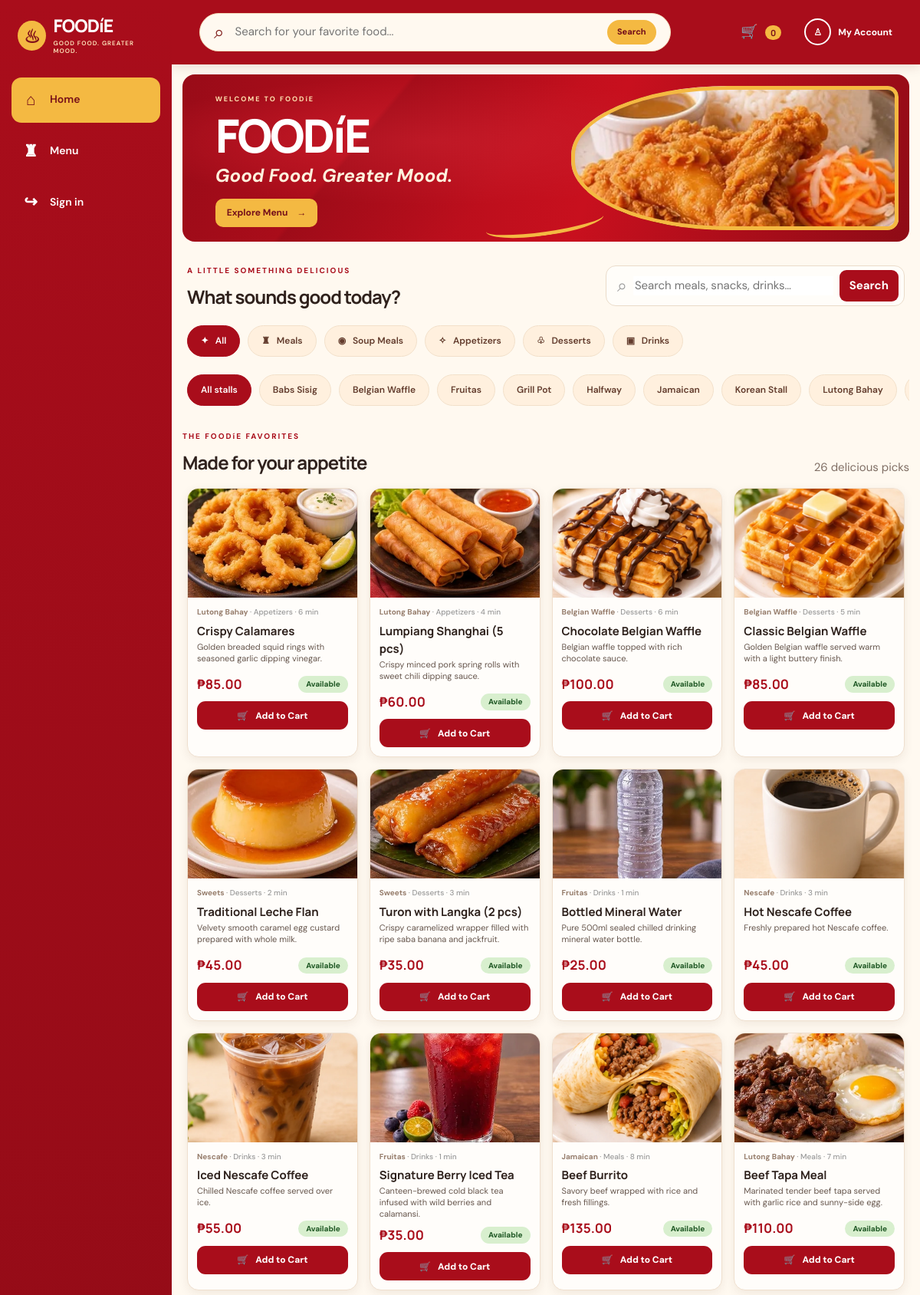
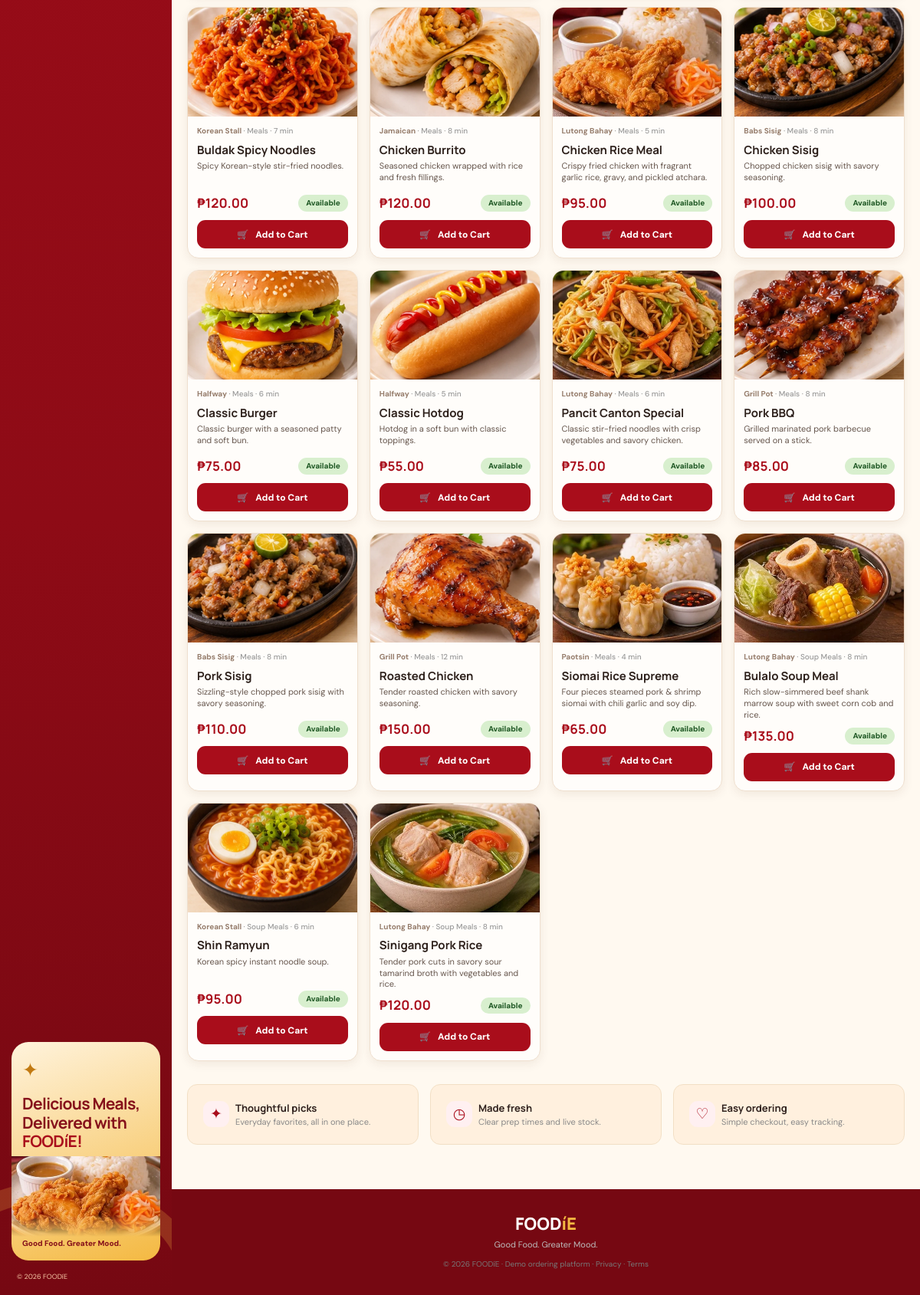
The page / on the database its author committed (2 pictures, top to bottom).
### tables this page shows
CREATE TABLE stalls(
        id INTEGER PRIMARY KEY AUTOINCREMENT,
        name TEXT NOT NULL UNIQUE,
        slug TEXT NOT NULL UNIQUE,
        status TEXT NOT NULL DEFAULT 'Open' CHECK(status IN ('Open','Temporarily Unavailable','Closed','Busy')),
        description TEXT,
        created_at TEXT NOT NULL
    );

### app.py (the view)
@app.get('/')
def home():
    import multi_stall
    search=request.args.get('q','').strip(); cat=request.args.get('category','All'); stall_filter=request.args.get('stall','').strip()
    c=model.db()
    stall_list=multi_stall.list_stalls(c,active_only=True)
    c.close()
    open_ids={x['id'] for x in stall_list}
    items=[x for x in model.menu(search,cat) if x['available'] and x['stock']>0 and x['stall_id'] in open_ids]
    if stall_filter:
        try: items=[x for x in items if x['stall_id']==int(stall_filter)]
        except ValueError: items=[]
    c=model.db()
    for item in items:
        row=c.execute('SELECT name,status FROM stalls WHERE id=?',(item['stall_id'],)).fetchone()
        item['stall_name']=row['name'] if row else 'Unassigned'
        item['stall_status']=row['status'] if row else 'Unavailable'
    c.close()
    return render_template('home.html',items=items,categories=model.categories(),search=search,category=cat,stalls=stall_list,stall_filter=stall_filter)

### app.py (called while the page is built)
@app.after_request
def security_headers(response):
    response.headers.setdefault('X-Content-Type-Options','nosniff')
    response.headers.setdefault('X-Frame-Options','DENY')
    response.headers.setdefault('Referrer-Policy','strict-origin-when-cross-origin')
    response.headers.setdefault('Permissions-Policy','camera=(), microphone=(), geolocation=()')
    response.headers.setdefault('Content-Security-Policy', "default-src 'self' 'unsafe-inline' data:; img-src 'self' data: https:; font-src 'self' data:; object-src 'none'; base-uri 'self'; frame-ancestors 'none'")
    return response

def create_daily_backup():
    if os.environ.get('FOODIE_AUTO_BACKUP','1') != '1': return
    backup_dir=BASE/'backups'; backup_dir.mkdir(exist_ok=True)
    target=backup_dir/f'foodie-backup-{model.datetime.now().strftime("%Y%m%d")}.db'
    if target.exists(): return
    source=None; dest=None
    try:
        source=model.db(); dest=sqlite3.connect(str(target)); source.backup(dest)
        app.logger.info('Daily SQLite backup created: %s',target.name)
        old=sorted(backup_dir.glob('foodie-backup-*.db'),key=lambda x:x.stat().st_mtime,reverse=True)
        for item in old[7:]: item.unlink(missing_ok=True)
    except Exception:
        app.logger.exception('Daily SQLite backup failed')
        if target.exists(): target.unlink(missing_ok=True)
    finally:
        if dest: dest.close()
        if source: source.close()

@app.before_request
def setup():
    model.init_db()
    create_daily_backup()
    if 'csrf' not in session: session['csrf'] = secrets.token_urlsafe(24)

@app.context_processor
def inject():
    cart = session.get('cart', {})
    user=session.get('user')
    unread=0
    if user:
        c=model.db(); unread=c.execute('SELECT COUNT(*) FROM user_notifications WHERE user_id=? AND read_at IS NULL',(user['id'],)).fetchone()[0]; c.close()
    return {'current_user': user, 'cart_count': sum(int(v) for v in cart.values()), 'csrf_token': session.get('csrf'), 'admin_setup_available': not model.has_admin(), 'notification_count': unread}

def csrf_check():
    if request.method == 'POST' and not secrets.compare_digest(request.form.get('csrf_token',''), session.get('csrf','')):
        abort(400, 'Invalid form token. Refresh and try again.')

### model.py (called while the page is built)
def db():
    c = sqlite3.connect(DB_NAME, timeout=15)
    c.row_factory = sqlite3.Row
    c.execute('PRAGMA foreign_keys=ON')
    c.execute('PRAGMA journal_mode=WAL')
    return c

### frontend/templates/home.html
{% extends 'base.html' %}{% block title %}FOODíE — Good Food. Greater Mood.{% endblock %}{% block content %}
<section class="hero">
  <div class="hero-copy">
    <span class="eyebrow">WELCOME TO FOODíE</span>
    <h1 class="hero-logo">FOODíE</h1>
    <p class="hero-tagline">Good Food. Greater Mood.</p>
    <a class="button white-button" href="#menu">Explore Menu <span>→</span></a>
  </div>
  <div class="hero-photo"><img src="{{ url_for('static',filename='images/products/1.webp') }}" alt="Freshly prepared chicken rice meal"></div>
  <span class="hero-gold-swoosh"></span>
</section>
<div class="intro-row"><div><span class="eyebrow red">A LITTLE SOMETHING DELICIOUS</span><h2>What sounds good today?</h2></div><form class="search" method="get"><span>⌕</span><input name="q" value="{{ search }}" placeholder="Search meals, snacks, drinks…"><button>Search</button></form></div>
<div class="categories"><a class="chip {{ 'active' if category=='All' else '' }}" href="{{ url_for('home') }}">✦ &nbsp; All</a>{% for c in categories %}<a class="chip {{ 'active' if category==c else '' }}" href="{{ url_for('home',category=c) }}">{{ {'Meals':'♜','Soup Meals':'◉','Appetizers':'✧','Desserts':'♧','Drinks':'▣'}.get(c,'•') }} &nbsp; {{ c }}</a>{% endfor %}</div>
<div class="categories stall-categories"><a class="chip {{ 'active' if not stall_filter else '' }}" href="{{ url_for('home',category=category,q=search) }}">All stalls</a>{% for st in stalls %}<a class="chip {{ 'active' if stall_filter|string==st.id|string else '' }}" href="{{ url_for('home',stall=st.id,category=category,q=search) }}">{{ st.name }}</a>{% endfor %}</div>
<section id="menu"><div class="section-heading"><div><span class="eyebrow red">THE FOODíE FAVORITES</span><h2>{% if search %}Search results{% elif category!='All' %}{{ category }}{% else %}Made for your appetite{% endif %}</h2></div><span class="muted">{{ items|length }} delicious picks</span></div><div class="product-grid">{% for p in items %}<article class="product-card"><div class="product-photo"><img src="{{ url_for('static',filename='images/products/' ~ p.id ~ '.webp') }}" onerror="this.onerror=null;this.src='{{ url_for('static',filename='images/products/1.webp') }}'" alt="{{ p.name }}" loading="lazy"></div><div class="product-info"><div class="product-meta">{{ p.stall_name }} <span>· {{ p.category }} · {{ p.prep_time }} min{% if p.stall_status=='Busy' %} · Busy: preparation may take longer{% endif %}</span></div><h3>{{ p.name }}</h3><p>{{ p.description }}</p><div class="product-price-row"><strong>₱{{ '%.2f'|format(p.price) }}</strong><span class="availability">Available</span></div><form class="product-add-form" method="post" action="{{ url_for('cart_add',item_id=p.id) }}"><input type="hidden" name="csrf_token" value="{{ csrf_token }}"><button class="add-button" aria-label="Add {{ p.name }} to cart">🛒 <span>Add to Cart</span></button></form></div></article>{% else %}<div class="empty-state">No matching dishes yet. Try another search.</div>{% endfor %}</div></section>
<section class="promise"><div><span class="promise-icon">✦</span><b>Thoughtful picks</b><small>Everyday favorites, all in one place.</small></div><div><span class="promise-icon">◷</span><b>Made fresh</b><small>Clear prep times and live stock.</small></div><div><span class="promise-icon">♡</span><b>Easy ordering</b><small>Simple checkout, easy tracking.</small></div></section>{% endblock %}

### frontend/templates/base.html (shortened to what this page needs)
<!doctype html>
<html lang="en">
<head>
  <link rel="stylesheet" href="{{ url_for('static',filename='css/style.css') }}?v=20261127-4">
</head>
<body>
<div class="app-shell">
  <aside class="sidebar">
    <a class="brand" href="{{ url_for('home') }}"><span class="brand-mark">♨</span><span>FOOD<span class="brand-accent">íE</span><small>GOOD FOOD. GREATER MOOD.</small></span></a>
    <nav class="side-nav" aria-label="Main navigation">
      {% if current_user and current_user.role=='staff' %}
      <a class="side-link selected" href="{{ url_for('staff') }}"><span>▣</span>Work Dashboard</a>
      {% else %}
      <a class="side-link {{ 'selected' if request.endpoint=='home' else '' }}" href="{{ url_for('home') }}"><span>⌂</span>Home</a>
      <a class="side-link" href="{{ url_for('home') }}#menu"><span>♜</span>Menu</a>
      {% if current_user %}<a class="side-link {{ 'selected' if request.endpoint=='history' or request.endpoint=='order_detail' else '' }}" href="{{ url_for('history') }}"><span>▤</span>My Orders</a><a class="side-link {{ 'selected' if request.endpoint=='account' else '' }}" href="{{ url_for('account') }}"><span>⚙</span>Settings</a>{% if current_user.role=='admin' %}<a class="side-link {{ 'selected' if request.endpoint=='admin' else '' }}" href="{{ url_for('admin') }}"><span>▦</span>Admin</a>{% endif %}{% else %}<a class="side-link" href="{{ url_for('login') }}"><span>↪</span>Sign in</a>{% endif %}
      {% endif %}
    </nav>
    {% if not current_user or current_user.role!='staff' %}<div class="sidebar-promo"><span class="promo-spark">✦</span><h3>Delicious Meals,<br>Delivered with <b>FOODíE!</b></h3><div class="promo-food"><img src="{{ url_for('static',filename='images/products/1.webp') }}" alt="FOODíE featured chicken meal"></div><small>Good Food. Greater Mood.</small></div>
    {% endif %}<div class="sidebar-foot">© 2026 FOODíE</div>
  </aside>
  <div class="main-shell">
    <header class="topbar">
      {% if not current_user or current_user.role!='staff' %}<form class="top-search" method="get" action="{{ url_for('home') }}"><span>⌕</span><input name="q" placeholder="Search for your favorite food..." value="{{ request.args.get('q','') }}" aria-label="Search food"><button type="submit">Search</button></form>{% else %}<div class="top-search staff-top-label">STAFF WORKSPACE · CUSTOMER ORDER OPERATIONS</div>{% endif %}
      <div class="top-actions">{% if current_user %}<a class="account-link" href="{{ url_for('notification_center') }}">🔔{% if notification_count %}<b>{{ notification_count }}</b>{% endif %}<span>Notifications</span></a>{% endif %}{% if not current_user or current_user.role!='staff' %}<a class="cart-link" href="{{ url_for('cart') }}" aria-label="Shopping cart">🛒 <b>{{ cart_count }}</b></a>{% endif %}{% if current_user %}{% if current_user.role!='staff' %}<a class="account-link" href="{{ url_for('account') }}"><span class="account-avatar">{{ current_user.name[:1]|upper }}</span><span>My Account</span></a>{% endif %}<form method="post" action="{{ url_for('logout') }}" class="inline"><input type="hidden" name="csrf_token" value="{{ csrf_token }}"><button class="link-button">Sign out</button></form>{% else %}<a class="account-link" href="{{ url_for('login') }}"><span class="account-avatar">♙</span><span>My Account</span></a>{% endif %}</div>
    </header>
    <main class="page">
      {% block content %}{% endblock %}
    </main>
    <footer><div class="footer-brand">FOOD<span>íE</span></div><p>Good Food. Greater Mood.</p><small>© 2026 FOODíE · Demo ordering platform · <a href="{{ url_for('privacy_policy') }}">Privacy</a> · <a href="{{ url_for('terms_conditions') }}">Terms</a></small></footer>
  </div>
</div>
</body></html>

### rows shown on the page
stalls: name "Babs Sisig", shows a picture, stall_name "Babs Sisig", category "Meals", prep_time "8", name "Chicken Sisig", description "Chopped chicken sisig with savory seasoning.", price "100.00", name "Pork Sisig", description "Sizzling-style chopped pork sisig with savory seasoning.", price "110.00"
stalls: name "Belgian Waffle", shows a picture, stall_name "Belgian Waffle", category "Desserts", prep_time "6", name "Chocolate Belgian Waffle", description "Belgian waffle topped with rich chocolate sauce.", price "100.00", prep_time "5", name "Classic Belgian Waffle", description "Golden Belgian waffle served warm with a light buttery finish.", price "85.00"
stalls: name "Fruitas", shows a picture, stall_name "Fruitas", category "Drinks", prep_time "1", name "Bottled Mineral Water", description "Pure 500ml sealed chilled drinking mineral water bottle.", price "25.00", name "Signature Berry Iced Tea", description "Canteen-brewed cold black tea infused with wild berries and calamansi.", price "35.00"
stalls: name "Grill Pot", shows a picture, stall_name "Grill Pot", category "Meals", prep_time "8", name "Pork BBQ", description "Grilled marinated pork barbecue served on a stick.", price "85.00", prep_time "12", name "Roasted Chicken", description "Tender roasted chicken with savory seasoning.", price "150.00"
stalls: name "Halfway", shows a picture, stall_name "Halfway", category "Meals", prep_time "6", name "Classic Burger", description "Classic burger with a seasoned patty and soft bun.", price "75.00", prep_time "5", name "Classic Hotdog", description "Hotdog in a soft bun with classic toppings.", price "55.00"
stalls: name "Jamaican", shows a picture, stall_name "Jamaican", category "Meals", prep_time "8", name "Beef Burrito", description "Savory beef wrapped with rice and fresh fillings.", price "135.00", name "Chicken Burrito", description "Seasoned chicken wrapped with rice and fresh fillings.", price "120.00"
stalls: name "Korean Stall", shows a picture, stall_name "Korean Stall", category "Meals", prep_time "7", name "Buldak Spicy Noodles", description "Spicy Korean-style stir-fried noodles.", price "120.00", category "Soup Meals", prep_time "6", name "Shin Ramyun", description "Korean spicy instant noodle soup.", price "95.00"
stalls: name "Lutong Bahay", shows a picture, stall_name "Lutong Bahay", category "Appetizers", prep_time "6", name "Crispy Calamares", description "Golden breaded squid rings with seasoned garlic dipping vinegar.", price "85.00", prep_time "4", name "Lumpiang Shanghai (5 pcs)", description "Crispy minced pork spring rolls with sweet chili dipping sauce.", price "60.00", category "Meals", prep_time "7", name "Beef Tapa Meal", description "Marinated tender beef tapa served with garlic rice and sunny-side egg.", price "110.00", prep_time "5", name "Chicken Rice Meal", description "Crispy fried chicken with fragrant garlic rice, gravy, and pickled atchara.", price "95.00", name "Pancit Canton Special", description "Classic stir-fried noodles with crisp vegetables and savory chicken.", price "75.00", category "Soup Meals", prep_time "8", name "Bulalo Soup Meal", description "Rich slow-simmered beef shank marrow soup with sweet corn cob and rice.", price "135.00", name "Sinigang Pork Rice", description "Tender pork cuts in savory sour tamarind broth with vegetables and rice.", price "120.00"
stalls: shows a picture, stall_name "Sweets", category "Desserts", prep_time "2", name "Traditional Leche Flan", description "Velvety smooth caramel egg custard prepared with whole milk.", price "45.00", prep_time "3", name "Turon with Langka (2 pcs)", description "Crispy caramelized wrapper filled with ripe saba banana and jackfruit.", price "35.00"
stalls: shows a picture, stall_name "Nescafe", category "Drinks", prep_time "3", name "Hot Nescafe Coffee", description "Freshly prepared hot Nescafe coffee.", price "45.00", name "Iced Nescafe Coffee", description "Chilled Nescafe coffee served over ice.", price "55.00"
stalls: shows a picture, stall_name "Paotsin", category "Meals", prep_time "4", name "Siomai Rice Supreme", description "Four pieces steamed pork & shrimp siomai with chili garlic and soy dip.", price "65.00"

### other values the page prints
{{ cart_count }} "0"
{{ c }} "Meals" "Soup Meals" "Appetizers" "Desserts" "Drinks"
{{ items|length }} "26"
